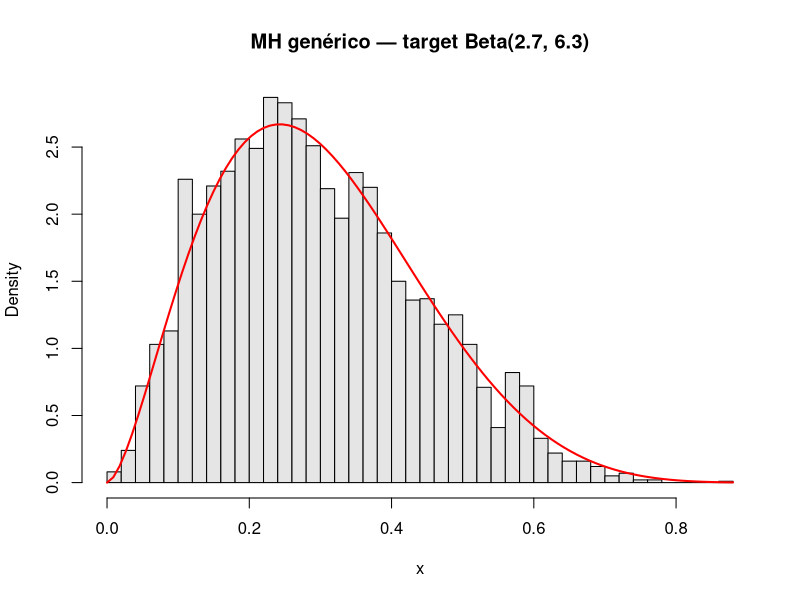
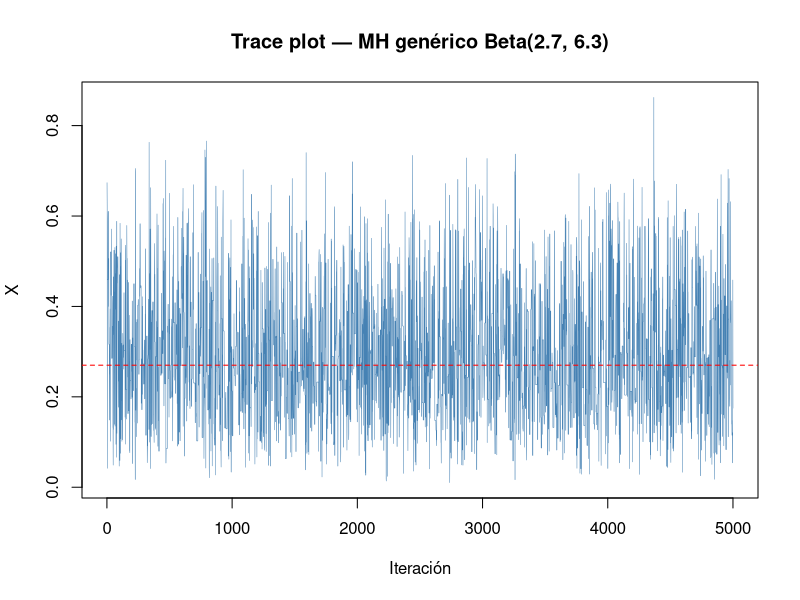

Recreate these plots in R, in order.
#ejemplo de mh generico del libro, generar una Beta(2.7, 6.3) con propuesta uniforme(0.1)
# se propone un candidato desde uniforme(0,1)
# se acepta o rechaza segun que tan probable es que caiga en la beta(2.7, 6.3)

#el resultado va a ser una distribucion beta, pero jamas sampleamos de ella
a <- 2.7
b <- 6.3
Nsim <- 5000
X <- rep(runif(1), Nsim)

# X[1] -> me da 0.84, beta(2.7,6.3) tiene moda 0.27
#hacemos el loop de la cadena

for (i in 2:Nsim) {
  Y <- runif(1) #candidato propuesto en la iteracion, num aleatorio
  rho <- dbeta(Y, a, b) / dbeta(X[i-1], a,b)
  X[i] <- X[i-1] + (Y - X[i-1]) * (runif(1) < rho)
}

#rho, que tan probable es Y bajo Beta, dividido que tan probable es el estado actual
# X[i-1] bajo la Beta, si Y esta en una zona mas densa rho > 1, se acepta siempre
# si esta en una zona de rho < 1, menos probable que el estado actual, si rho es 0.3 se acepta el 30% de las veces, acepta con probabilidad proporcional a que tan peor es
#esto es para que la cadena explore zonas de baja densidad
# si rho es 0 se rechaza 

#ej estoy en X[i-1] 0.84, Y propone 0.30, Y esta mas cerca de la moda
#dbeta(0.30) > dbeta (0.84) -> rho > 1, acepta siempre

#grafico 
hist(X, breaks = 50, freq = FALSE,
     main = "MH genérico — target Beta(2.7, 6.3)",
     xlab = "x", col = "gray90")
curve(dbeta(x, a, b), add = TRUE, col = "red", lwd = 2)

#en el libro se hace un test de KS es para comprar dos muestras y ver si vienen de la misma distribucion

#> ks.test(jitter(X), rbeta(5000, a, b))
#
#	Asymptotic two-sample Kolmogorov-Smirnov test
#
#data:  jitter(X) and rbeta(5000, a, b)
#D = 0.0276, p-value = 0.04435
#alternative hypothesis: two-sided

# D 0.0276, mientras mas cerca de 0 mas similares son
# p-value = 0.044, probabilidad de ver esa diferencia si las dos muestras vienen de la misma distribucion, por lo general p < 0.05 se rechaza, este justo esta al limite

#el haber arrancado en 0.84 afecta al p val, ya que las primeras iteraciones fueron ahi

#trace plot para ver como se movio la cadena
plot(X, type = "l", col = "steelblue", lwd = 0.5,
     main = "Trace plot — MH genérico Beta(2.7, 6.3)",
     xlab = "Iteración", ylab = "X")
abline(h = 0.27, col = "red", lty = 2)
#del grafico se nota que oscila rapido, no se estanca, baja autocorrelacion, la linea roja esta en 0.27, esto significa que la cadena esta mas tiempo cerca de la moda que de los extremos, muy bien 
